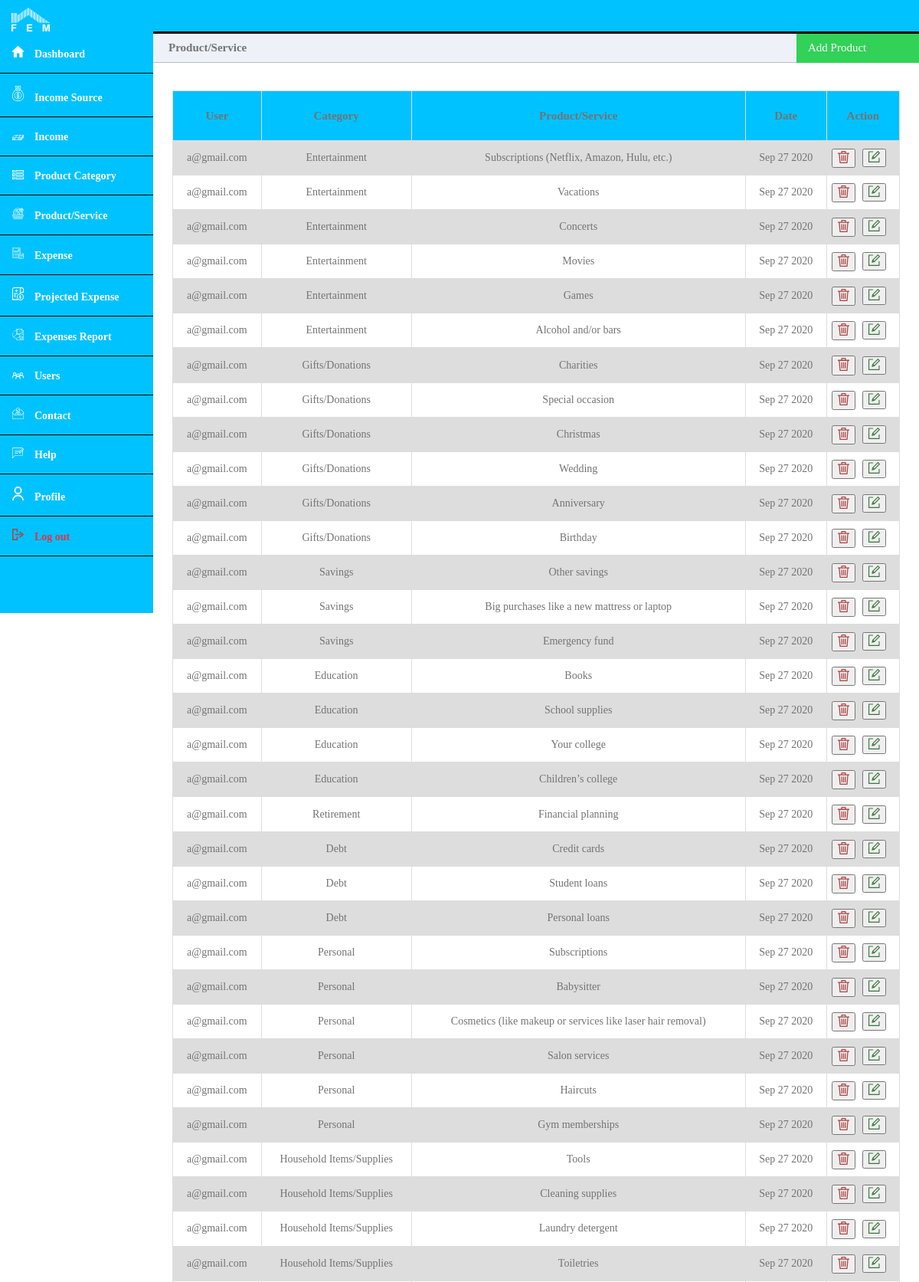
The app's page /admin/product-service.php (signed in, upper part) with its own data.
### tables this page shows
CREATE TABLE `ProductService` (
  `product_service_id` int(11) NOT NULL,
  `product_service_category_id` int(11) NOT NULL,
  `name` varchar(100) NOT NULL,
  `created_at` timestamp NOT NULL DEFAULT current_timestamp(),
  `user_id` int(11) NOT NULL
);

CREATE TABLE `User` (
  `user_id` int(11) NOT NULL,
  `first_name` varchar(50) NOT NULL,
  `last_name` varchar(50) NOT NULL,
  `user_email` varchar(100) NOT NULL,
  `is_admin` tinyint(1) NOT NULL DEFAULT 0,
  `user_password` varchar(200) NOT NULL,
  `created_at` date NOT NULL DEFAULT current_timestamp()
);

CREATE TABLE `ProductServiceCategory` (
  `category_id` int(11) NOT NULL,
  `user_id` int(11) NOT NULL,
  `name` varchar(100) NOT NULL,
  `created_at` timestamp NOT NULL DEFAULT current_timestamp()
);

### admin/product-service.php (the view, shortened to what this page needs)
<?php
	require_once('config/query.php');
?>
<!DOCTYPE html>
<html>
	<head>
		<link rel="stylesheet" href="../css/dashboard.css">
	</head>
	<body>
		<?php include('header.php'); ?>
		<div class="main-content">
			<div class="title-left" style="font-size: 15px; color: #737373;">
				Product/Service
			</div>
			<div class="title-right" id="myBtn">
				<div class="add">
					<a style="font-size: 15px;">Add Product</a>
				</div>
			</div>
			<div>
				<?php include('../errors.php'); ?><br>
			</div>
			<div>
				<?php include('../success.php'); ?><br>
			</div>
			<div style="overflow-x:auto;">
				<table style="color: #737373; font-size: 14px;">
					<?php
						$query   = "SELECT * FROM ProductService ORDER BY created_at DESC";
						$results = mysqli_query($con, $query);
						if (mysqli_num_rows($results) > 0) {
							?>
								<tr style="height: 65px; font-size: 15px;">
									<th style="color: #737373;">User</th>
									<th style="color: #737373;">Category</th>
									<th style="color: #737373;">Product/Service</th>
									<th style="color: #737373;">Date</th>
									<th style="color: #737373;">Action</th>
								</tr>
							<?php
							while($row = $results->fetch_assoc()) {
								$user_id = $row['user_id'];
								$query   = "SELECT * FROM User WHERE user_id = '$user_id'";
								$result2 = mysqli_query($con, $query);
								if (mysqli_num_rows($result2) == 1) {
									$user_data = $result2->fetch_assoc();
								}
								$category_id = $row['product_service_category_id'];
								$query   = "SELECT * FROM ProductServiceCategory WHERE category_id = '$category_id'";
								$result3 = mysqli_query($con, $query);
								if (mysqli_num_rows($result3) == 1) {
									$source_data = $result3->fetch_assoc();
								}
								?>
									<tr>
										<td><?php echo $user_data['user_email'] ?></td>
										<td><?php echo $source_data['name'] ?></td>
										<td><?php echo $row['name'] ?></td>
										<td><?php echo date('M d Y',strtotime($row['created_at'])) ?></td>
										<td>
											<form action="" method="POST" style="margin-left:-40px;">
												<button name="delete-admin-product-or-service">
													<img src="../images/icons/delete.svg" style="width: 15px;">
												</button>&nbsp;&nbsp;&nbsp;
											</form>
											<div style="margin-left:30px; margin-top:-25px">
												<button>
													<a href="product-service-update.php?id1=<?php echo $row['user_id'] ?>&id2=<?php echo $row['product_service_id'] ?>&id3=<?php echo $source_data['category_id']; ?>&name=<?php echo $row['name'] ?>">
													<img src="../images/icons/edit.svg" style="width: 15px;">
													</a>
												</button>
											</div>
										</td>
									</tr>
								<?php
							}
						} else {
							?>
								<div style="font-size: 15px; color: #737373; margin-top: 50px; text-align: center;">No data</div>
							<?php
						}
					?>
				</table>
			</div>
		</div>
		<br><br><br><br><br>
	</body>
</html>

### css/dashboard.css (style rules this page uses)
* { box-sizing: border-box; }
body { margin: 0; padding: 0; }
table { border-collapse: collapse; width: 95%; margin: auto; color: #737373; font-size: 14px; margin-top: 15px; }
td, th { border: 1px solid #dddddd; text-align: left; padding: 10px; text-align: center; }
table tr th { background-color: #00C2FF; color: #233245; }
tr:nth-child(even) { background-color: #dddddd; }
.main-content { padding: 40px; margin-top: 0; padding: 0; padding-top: 44px; height: 100%; overflow: scroll; }
.main-content .title-left { background-color: #eef1f7; border-bottom: 1px solid #b8bec9; padding: 10px 20px; font-weight: 700; color: #333; font-size: 16px; }
.main-content .title-right { float: right; width: 160px; margin-right: 0px; margin-top: -40px; cursor: pointer; }
.main-content .title-right .add { background-color: #32d157; font-size: 17px; height: 40px; color: white; padding-left: 15px; padding-top: 10px; cursor: pointer; }
.main-content .title-right .add a { text-decoration: none; color: white; }
@media only screen and (min-width: 300px) { table { border-collapse: collapse; width: 95%; margin: auto; } }
@media only screen and (min-width: 600px) { table { border-collapse: collapse; width: 95%; margin: auto; } }
@media only screen and (min-width: 600px) { .main-content { margin-left: 70px; } }
@media only screen and (min-width: 800px) { table { border-collapse: collapse; width: 95%; margin: auto; } }
@media only screen and (min-width: 800px) { .main-content { margin-left: 200px; } }
@media screen and (min-width: 1024px) { table { border-collapse: collapse; width: 95%; margin: auto; } }

### records on screen
productservice: user.user_email "a@gmail.com", product_service_category.name "Entertainment", name "Subscriptions (Netflix, Amazon, Hulu, etc.)", created_at "Sep 27 2020"
productservice: user.user_email "a@gmail.com", product_service_category.name "Entertainment", name "Vacations", created_at "Sep 27 2020"
productservice: user.user_email "a@gmail.com", product_service_category.name "Entertainment", name "Concerts", created_at "Sep 27 2020"
productservice: user.user_email "a@gmail.com", product_service_category.name "Entertainment", name "Movies", created_at "Sep 27 2020"
productservice: user.user_email "a@gmail.com", product_service_category.name "Entertainment", name "Games", created_at "Sep 27 2020"
productservice: user.user_email "a@gmail.com", product_service_category.name "Entertainment", name "Alcohol and/or bars", created_at "Sep 27 2020"
productservice: user.user_email "a@gmail.com", product_service_category.name "Gifts/Donations", name "Charities", created_at "Sep 27 2020"
productservice: user.user_email "a@gmail.com", product_service_category.name "Gifts/Donations", name "Special occasion", created_at "Sep 27 2020"
productservice: user.user_email "a@gmail.com", product_service_category.name "Gifts/Donations", name "Christmas", created_at "Sep 27 2020"
productservice: user.user_email "a@gmail.com", product_service_category.name "Gifts/Donations", name "Wedding", created_at "Sep 27 2020"
productservice: user.user_email "a@gmail.com", product_service_category.name "Gifts/Donations", name "Anniversary", created_at "Sep 27 2020"
productservice: user.user_email "a@gmail.com", product_service_category.name "Gifts/Donations", name "Birthday", created_at "Sep 27 2020"
productservice: user.user_email "a@gmail.com", product_service_category.name "Savings", name "Other savings", created_at "Sep 27 2020"
productservice: user.user_email "a@gmail.com", product_service_category.name "Savings", name "Big purchases like a new mattress or laptop", created_at "Sep 27 2020"
productservice: user.user_email "a@gmail.com", product_service_category.name "Savings", name "Emergency fund", created_at "Sep 27 2020"
productservice: user.user_email "a@gmail.com", product_service_category.name "Education", name "Books", created_at "Sep 27 2020"
productservice: user.user_email "a@gmail.com", product_service_category.name "Education", name "School supplies", created_at "Sep 27 2020"
productservice: user.user_email "a@gmail.com", product_service_category.name "Education", name "Your college", created_at "Sep 27 2020"
productservice: user.user_email "a@gmail.com", product_service_category.name "Education", name "Children’s college", created_at "Sep 27 2020"
productservice: user.user_email "a@gmail.com", product_service_category.name "Retirement", name "Financial planning", created_at "Sep 27 2020"
productservice: user.user_email "a@gmail.com", product_service_category.name "Debt", name "Credit cards", created_at "Sep 27 2020"
productservice: user.user_email "a@gmail.com", product_service_category.name "Debt", name "Student loans", created_at "Sep 27 2020"
productservice: user.user_email "a@gmail.com", product_service_category.name "Debt", name "Personal loans", created_at "Sep 27 2020"
productservice: user.user_email "a@gmail.com", product_service_category.name "Personal", name "Subscriptions", created_at "Sep 27 2020"
productservice: user.user_email "a@gmail.com", product_service_category.name "Personal", name "Babysitter", created_at "Sep 27 2020"
productservice: user.user_email "a@gmail.com", product_service_category.name "Personal", name "Cosmetics (like makeup or services like laser hair removal)", created_at "Sep 27 2020"
productservice: user.user_email "a@gmail.com", product_service_category.name "Personal", name "Salon services", created_at "Sep 27 2020"
productservice: user.user_email "a@gmail.com", product_service_category.name "Personal", name "Haircuts", created_at "Sep 27 2020"
productservice: user.user_email "a@gmail.com", product_service_category.name "Personal", name "Gym memberships", created_at "Sep 27 2020"
productservice: user.user_email "a@gmail.com", product_service_category.name "Household Items/Supplies", name "Tools", created_at "Sep 27 2020"
productservice: user.user_email "a@gmail.com", product_service_category.name "Household Items/Supplies", name "Cleaning supplies", created_at "Sep 27 2020"
productservice: user.user_email "a@gmail.com", product_service_category.name "Household Items/Supplies", name "Laundry detergent", created_at "Sep 27 2020"
productservice: user.user_email "a@gmail.com", product_service_category.name "Household Items/Supplies", name "Toiletries", created_at "Sep 27 2020"
